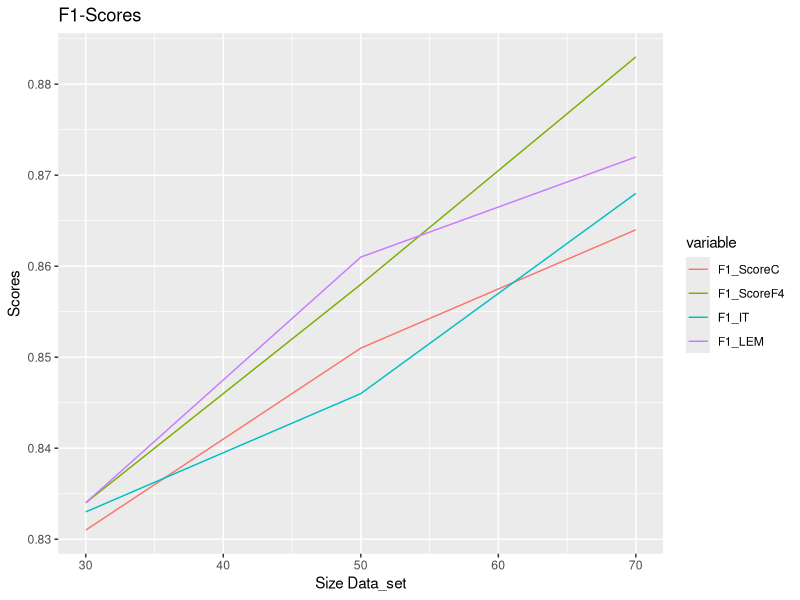
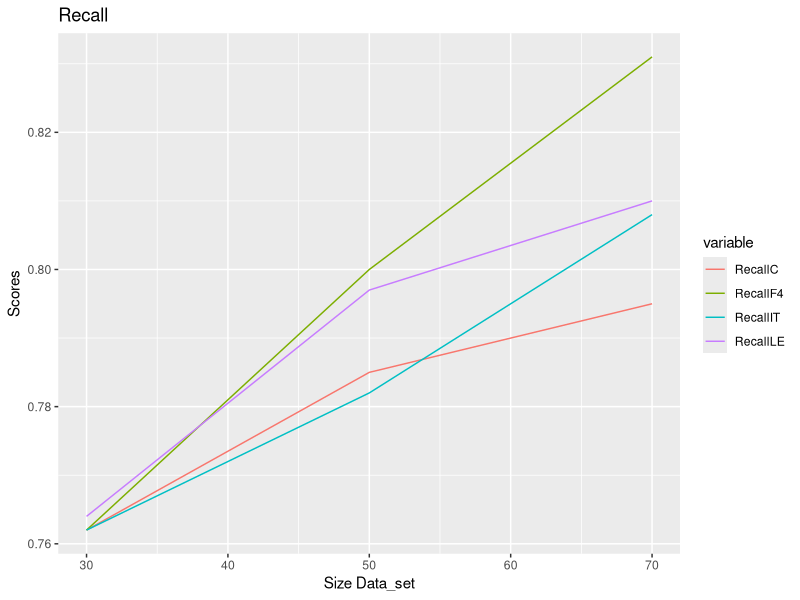
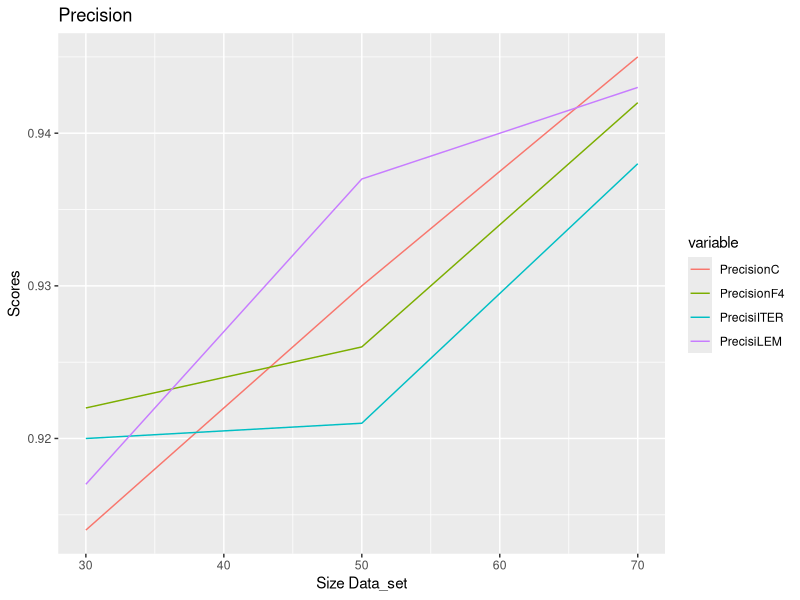

The R script that drew these images, in order:
## ---- chunk 1
PrecisionC <- c(0.914,0.93,0.945)
F1_scoreC <- c(0.831,0.851,0.864)
RecallC <- c(0.762,0.785,0.795)

Data_set<- c(30,50,70)

F1_ScoreF4<- c(0.834,0.858,0.883)
RecallF4<- c(0.762,0.8,0.831)
PrecisionF4 <- c(0.922,0.926,0.942)
## ---- chunk 2
Precic_ITER <- c(0.92,0.921,0.938)
Recall_ITER <- c(0.762,0.782,0.808)
F1_ITER <- c(0.833, 0.846,0.868)

F1_LEM <- c(0.834,0.861,0.872)
Recall_LEM <- c(0.764,0.797,0.810)
Preci_LEM <- c(0.917,0.937,0.943)
## ---- chunk 3
library(reshape2)
library(ggplot2)
df_F1<- data.frame(x=Data_set, F1_ScoreC=F1_scoreC, F1_ScoreF4=F1_ScoreF4,F1_IT=F1_ITER, F1_LEM=F1_LEM)
df2_F1 <- melt(df_F1, id="x")
Plot_F1<- ggplot(data = df2_F1, aes(x=x, y=value)) + geom_line(aes(colour=variable))
Plot_F1 + ggtitle ("F1-Scores") + ylab("Scores") + xlab("Size Data_set")

df_Recall<- data.frame(x=Data_set, RecallC=RecallC, RecallF4=RecallF4, RecallIT=Recall_ITER , RecallLE=Recall_LEM)
df2_Recall <- melt(df_Recall, id="x")
Plot_Recall<-ggplot(data = df2_Recall, aes(x=x, y=value))+ geom_line(aes(colour=variable))
Plot_Recall + ggtitle ("Recall") + ylab("Scores") + xlab("Size Data_set")

df_Precision<- data.frame(x=Data_set, PrecisionC=PrecisionC, PrecisionF4=PrecisionF4, PrecisiITER= Precic_ITER, PrecisiLEM=Preci_LEM )
df2_Precision <- melt(df_Precision, id="x")
Plot_Precision<-ggplot(data = df2_Precision, aes(x=x, y=value))+ geom_line(aes(colour=variable))
Plot_Precision + ggtitle ("Precision") + ylab("Scores") + xlab("Size Data_set")

